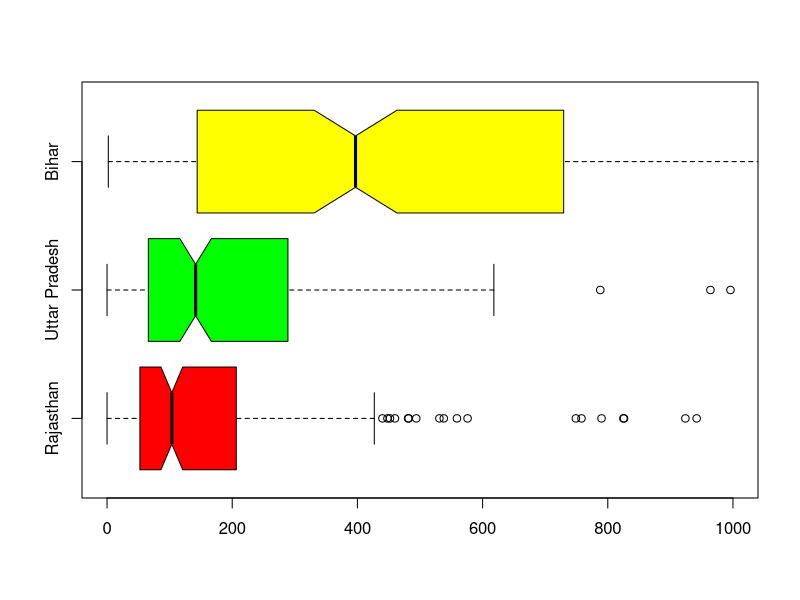
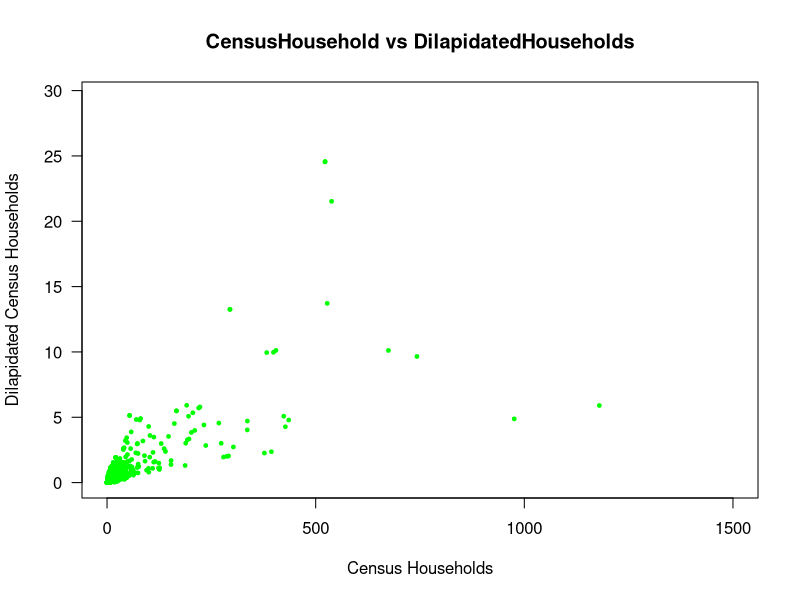

Write the R code that produced these figures, in order. (Note: this script raises an error after producing the figures.)
# B. Segregate the Data for Bihar, Rajasthan and Uttar Pradesh.
#   3.Is there a variable in this data set that is correlated with whether an area will have 
#     a high number of households where the Census house will be in poor/Dilapidated condition?
#     How strong/reliable would a relation of these variables be?
#     Discuss your intuition with the results.(Hint: You could start with a correlation matrix) 


# Importing data
DataUrban = read.csv("DataUrban.csv")

# Segregating the data for Gujarat & Maharashtra
seg_RUB = subset(DataUrban, DataUrban$StateName == "RAJASTHAN" |
                   DataUrban$StateName == "UTTAR PRADESH" |
                   DataUrban$StateName == "BIHAR", select = c(7,15))

seg_R = subset(DataUrban, DataUrban$StateName == "RAJASTHAN", select = c(7,15))
seg_U = subset(DataUrban, DataUrban$StateName == "UTTAR PRADESH", select = c(7,15))
seg_B = subset(DataUrban, DataUrban$StateName == "BIHAR", select = c(7,15))

sel_R = seg_R$Dilapidated.CensusHouseholds[1:196]
sel_U = seg_U$Dilapidated.CensusHouseholds[1:196]
sel_B = seg_B$Dilapidated.CensusHouseholds[1:196]

combine = data.frame(sel_R, sel_U, sel_B)

# Correlation
correlation = round(cor(combine),4)
correlation

library(Hmisc)
cor_hmisc =  rcorr(as.matrix(combine), type = "spearman")

# P-value
cor_p = round(cor_hmisc$P, 4)
cor_p

boxplot(sel_R, sel_U, sel_B,
        names = c("Rajasthan", "Uttar Pradesh", "Bihar"),
        horizontal = TRUE,
        notch = TRUE,
        col = c("red", "green", "yellow"),
        ylim = c(0,1000))


# ------------------------------------------------------------------------------------- #


plot(DataUrban$CensusHouseholds/1000, DataUrban$Dilapidated.CensusHouseholds/1000, 
     main = "CensusHousehold vs DilapidatedHouseholds",
     col ="green" , 
     xlab = "Census Households", 
     ylab = "Dilapidated Census Households", 
     cex = 0.75, 
     las = 1, 
     pch = 20,
     xlim = c(0,1500))

cor(DataUrban$CensusHouseholds, DataUrban$Dilapidated.CensusHouseholds)

TA = aggregate(cbind(DataUrban$CensusHouseholds, DataUrban$Dilapidated.CensusHouseholds) ~ 
                 DataUrban$StateName, DataUrban, sum, na.rm=T)


HHCor = subset(DataUrban, select = c(12, 15))

str(HHCor)


corrplot(cor(HHCor), method = "number")

# correlation does not imply causation [principle]
